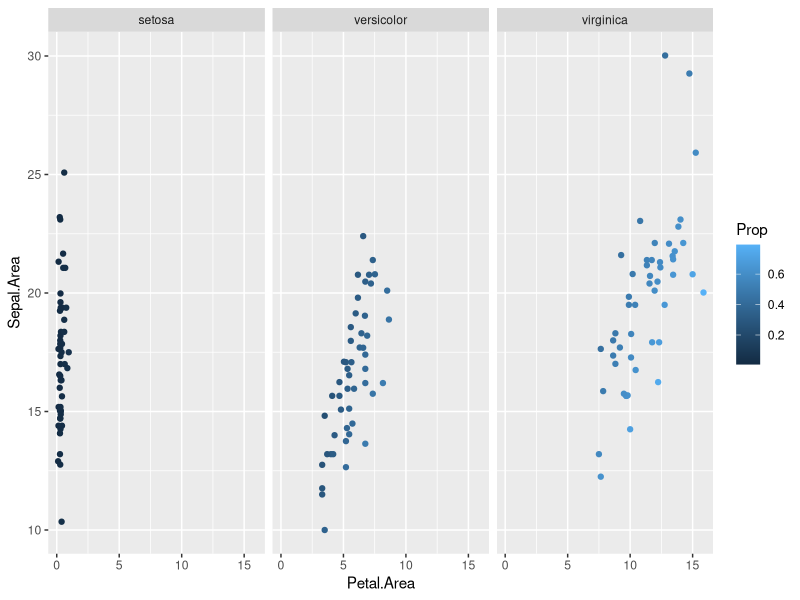

Generate this figure with R:
library(dplyr)
library(ggplot2)

head(iris)

#averiguar especies únicas
especies <- iris$Species
especies_unicas <- levels(especies)

versi <- iris %>% filter(Species == "versicolor")

floresota <- iris %>% filter(Sepal.Length > 6.5) %>%
  filter(Sepal.Width > 3)

floresota %>% arrange(desc(Sepal.Length))

# 5 flores virginica con el largo de pétalo más pequeño
iris %>% filter(Species == 'virginica') %>% arrange(Petal.Length) %>% head(5)

#mutate
iris <- iris %>% mutate(Sepal.Area = Sepal.Length*Sepal.Width)
iris <- iris %>% mutate(Petal.Area = Petal.Length*Petal.Width)
iris <- iris %>% mutate(Prop = Petal.Area/Sepal.Area)

ggplot(data=iris,aes(x=Petal.Area,y=Sepal.Area,col=Prop)) + geom_point() + 
  facet_wrap(~Species)
